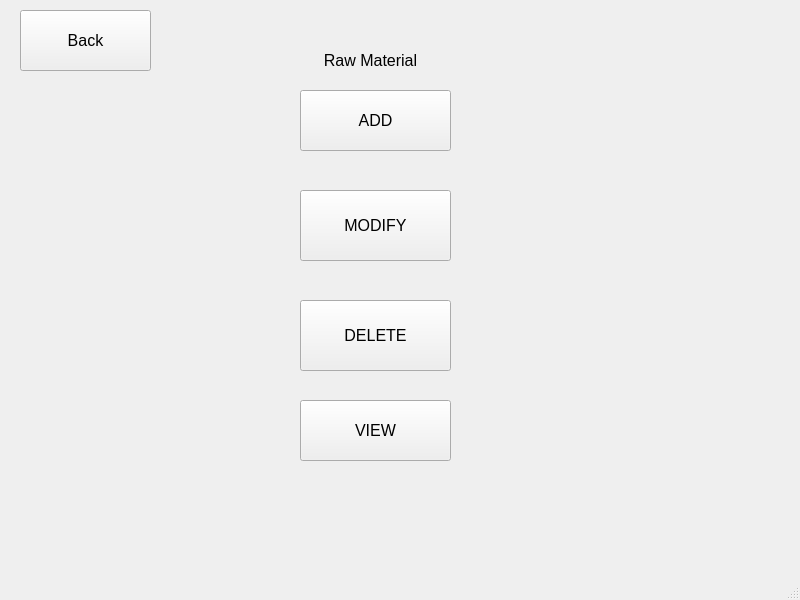
<?xml version="1.0" encoding="UTF-8"?>
<ui version="4.0">
 <class>MainWindow</class>
 <widget class="QMainWindow" name="MainWindow">
  <property name="geometry">
   <rect>
    <x>0</x>
    <y>0</y>
    <width>800</width>
    <height>600</height>
   </rect>
  </property>
  <property name="windowTitle">
   <string>MainWindow</string>
  </property>
  <widget class="QWidget" name="centralwidget">
   <widget class="QPushButton" name="rm_add">
    <property name="geometry">
     <rect>
      <x>300</x>
      <y>90</y>
      <width>151</width>
      <height>61</height>
     </rect>
    </property>
    <property name="font">
     <font>
      <pointsize>12</pointsize>
     </font>
    </property>
    <property name="text">
     <string>ADD</string>
    </property>
   </widget>
   <widget class="QPushButton" name="rm_modify">
    <property name="geometry">
     <rect>
      <x>300</x>
      <y>190</y>
      <width>151</width>
      <height>71</height>
     </rect>
    </property>
    <property name="font">
     <font>
      <pointsize>12</pointsize>
     </font>
    </property>
    <property name="text">
     <string>MODIFY</string>
    </property>
   </widget>
   <widget class="QPushButton" name="rm_delete">
    <property name="geometry">
     <rect>
      <x>300</x>
      <y>300</y>
      <width>151</width>
      <height>71</height>
     </rect>
    </property>
    <property name="font">
     <font>
      <pointsize>12</pointsize>
     </font>
    </property>
    <property name="text">
     <string>DELETE</string>
    </property>
   </widget>
   <widget class="QPushButton" name="rm_view">
    <property name="geometry">
     <rect>
      <x>300</x>
      <y>400</y>
      <width>151</width>
      <height>61</height>
     </rect>
    </property>
    <property name="font">
     <font>
      <pointsize>12</pointsize>
     </font>
    </property>
    <property name="text">
     <string>VIEW</string>
    </property>
   </widget>
   <widget class="QPushButton" name="back">
    <property name="geometry">
     <rect>
      <x>20</x>
      <y>10</y>
      <width>131</width>
      <height>61</height>
     </rect>
    </property>
    <property name="font">
     <font>
      <pointsize>12</pointsize>
     </font>
    </property>
    <property name="text">
     <string>Back</string>
    </property>
   </widget>
   <widget class="QLabel" name="label">
    <property name="geometry">
     <rect>
      <x>270</x>
      <y>50</y>
      <width>201</width>
      <height>20</height>
     </rect>
    </property>
    <property name="font">
     <font>
      <pointsize>12</pointsize>
     </font>
    </property>
    <property name="text">
     <string>Raw Material</string>
    </property>
    <property name="alignment">
     <set>Qt::AlignCenter</set>
    </property>
   </widget>
  </widget>
  <widget class="QStatusBar" name="statusbar"/>
 </widget>
 <resources/>
 <connections/>
</ui>
